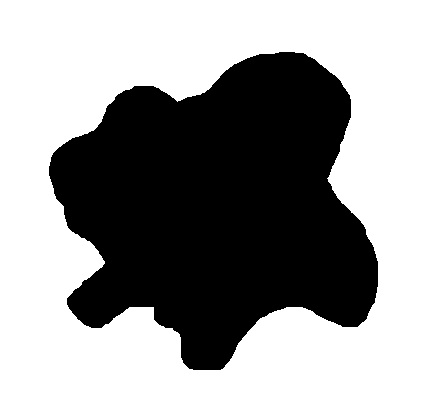
#> input picture input/img1.png, 433 x 397 px; its folder holds only this picture in this run
$ jupyter execute code.ipynb
#> lines starting #> are read from the running program, lines starting #| are printed output that depends on the picture; after the words box and inside, x2 and y2 are one past the last pixel; in counts of white or black regions, pixels touching at a corner belong together
[cell 1]
import cv2
import os
import math

[cell 2]
# Input and output directories
input_folder = "../input"
output_folder = "../output"

if not os.path.exists(output_folder):
    os.makedirs(output_folder)

[cell 3]
# Function to calculate the length of the major axis
def calculate_major_axis_length(contour):
    major_axis_length = 0
    for i in range(len(contour)):
        for j in range(i + 1, len(contour)):
            dist = math.dist(contour[i][0], contour[j][0])
            if dist > major_axis_length:
                major_axis_length = dist
    return major_axis_length

[cell 4]
# Function to calculate the start and end points of the major axis
def calculate_major_axis_endpoints(contour):
    major_axis_length = 0
    major_axis_x1, major_axis_y1, major_axis_x2, major_axis_y2 = 0, 0, 0, 0
    for i in range(len(contour)):
        for j in range(i + 1, len(contour)):
            dist = math.dist(contour[i][0], contour[j][0])
            if dist > major_axis_length:
                major_axis_length = dist
                major_axis_x1, major_axis_y1 = contour[i][0]
                major_axis_x2, major_axis_y2 = contour[j][0]
    return major_axis_x1, major_axis_y1, major_axis_x2, major_axis_y2

[cell 5]
# Function to calculate and draw a specific property on the image
def calculate_and_draw_property(image, contour, property_name):
    text_color = (0, 0, 255)  # Red color

    if property_name == 'Area':
        area = cv2.contourArea(contour)
        cv2.putText(image, f"Total surface area = {area:.2f} pixels", (10, 20), cv2.FONT_HERSHEY_SIMPLEX, 0.5, text_color, 2)

    elif property_name == 'Perimeter':
        perimeter = cv2.arcLength(contour, closed=True)
        cv2.putText(image, f"Perimeter = {perimeter:.2f} pixels", (10, 20), cv2.FONT_HERSHEY_SIMPLEX, 0.5, text_color, 2)
        cv2.drawContours(image, [contour], -1, text_color, 2)

    elif property_name == 'MajorAxis':
        major_axis_length = calculate_major_axis_length(contour)
        major_axis_x1, major_axis_y1, major_axis_x2, major_axis_y2 = calculate_major_axis_endpoints(contour)
        cv2.line(image, (major_axis_x1, major_axis_y1), (major_axis_x2, major_axis_y2), text_color, 2)
        cv2.putText(image, f"Major Axis Length = {major_axis_length:.2f} pixels", (10, 20), cv2.FONT_HERSHEY_SIMPLEX, 0.5, text_color, 2)

    elif property_name == 'Centroid':
        moments = cv2.moments(contour)
        centroid_x = int(moments["m10"] / moments["m00"])
        centroid_y = int(moments["m01"] / moments["m00"])
        cv2.circle(image, (centroid_x, centroid_y), 3, text_color, -1)  # Draw the centroid point
        cv2.putText(image, f"Centroid = ({centroid_x}, {centroid_y})", (10, 20), cv2.FONT_HERSHEY_SIMPLEX, 0.5, text_color, 2)

    elif property_name == 'Circle':
        (enclosing_circle_x, enclosing_circle_y), enclosing_circle_radius = cv2.minEnclosingCircle(contour)
        cv2.circle(image, (int(enclosing_circle_x), int(enclosing_circle_y)), int(enclosing_circle_radius), text_color, 2)

[cell 6]
# Process each image in the input folder
for filename in os.listdir(input_folder):

    if filename.endswith(".jpg") or filename.endswith(".png"):

        curent_image = cv2.imread(os.path.join(input_folder, filename))
#> curent_image is the input picture: shape (397, 433, 3); 59.4% white; 1 black region, box (x1, y1, x2, y2) and area: (49, 52, 378, 370) 69791

        properties = ['Area', 'Perimeter', 'MajorAxis', 'Centroid', 'Circle']
        for property_name in properties:
            image = curent_image.copy()
            gray = cv2.cvtColor(image, cv2.COLOR_BGR2GRAY)
            edges = cv2.Canny(gray, threshold1=30, threshold2=100)
            contours, _ = cv2.findContours(edges, cv2.RETR_EXTERNAL, cv2.CHAIN_APPROX_SIMPLE)

            for contour in contours:
                image_copy = image.copy()
                calculate_and_draw_property(image_copy, contour, property_name)

                name = filename.split('.')[0] + "_outputs"
                output_folde = "../output/"+name
                if not os.path.exists(output_folde):
                    os.makedirs(output_folde)
                output_filename = os.path.join(output_folde, f"{filename.split('.')[0]}_{property_name}.png")
                cv2.imwrite(output_filename, image_copy)
#> this loop made 5 passes
#> pass 1, `edges = cv2.Canny(gray, threshold1=30, threshold2=100)`:
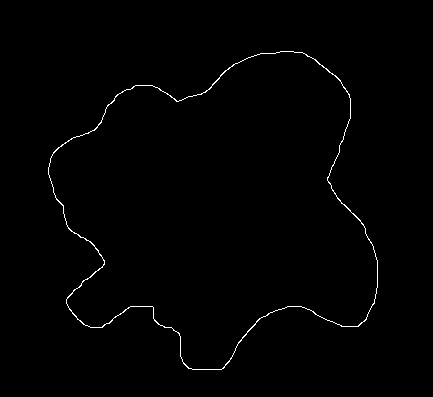
#> edges: shape (397, 433); 0.75% white in thin lines or dots, all inside (x1, y1, x2, y2) = (48, 51, 378, 370)
#> pass 1, `cv2.imwrite(output_filename, image_copy)`:
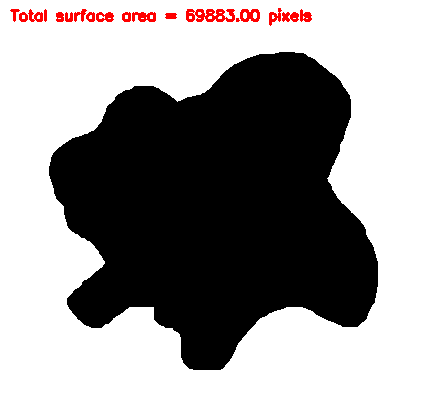
#> saved as img1_Area.png: shape (397, 433, 3); mean B, G, R 148.6, 148.6, 151.5
#> pass 2, `cv2.imwrite(output_filename, image_copy)`:
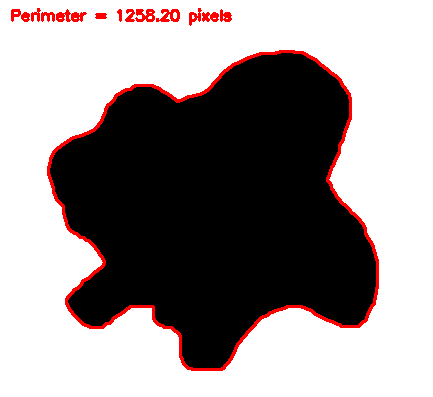
#> saved as img1_Perimeter.png: shape (397, 433, 3); mean B, G, R 146.1, 146.1, 154.4
#> after the loop:
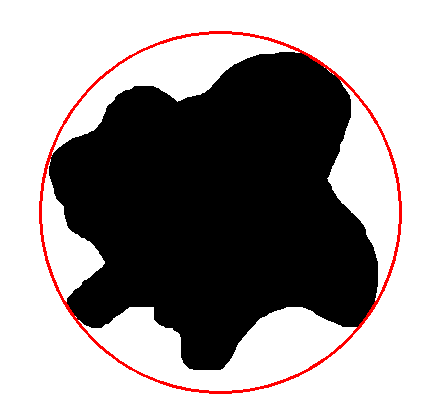
#> image_copy: shape (397, 433, 3); mean B, G, R 146.6, 146.6, 151.5
        print(f"{filename} is proccessed")

print("Processing complete. 'output' folder shall contain results")

$ run again, on input/img5.png
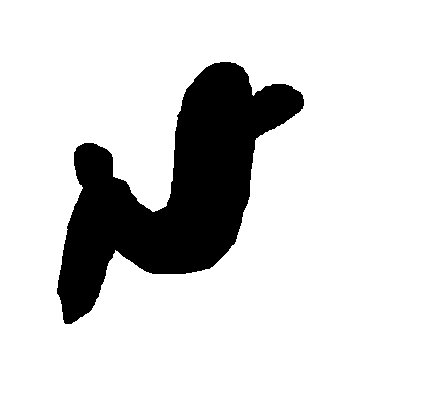
#> input picture input/img5.png, 433 x 397 px
#> curent_image is the input picture: shape (397, 433, 3); 84.2% white; 1 black region, box (x1, y1, x2, y2) and area: (57, 62, 304, 324) 27118
#> the loop `for property_name in properties:` made 5 passes
#> pass 1, `edges = cv2.Canny(gray, threshold1=30, threshold2=100)`:
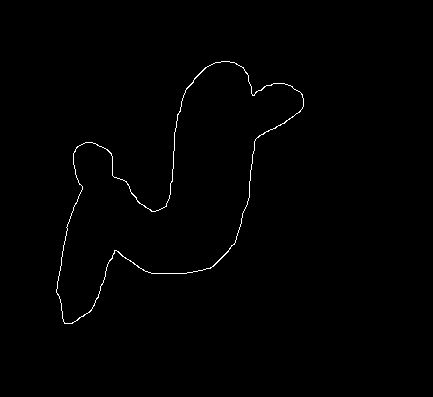
#> edges: shape (397, 433); 0.61% white in thin lines or dots, all inside (x1, y1, x2, y2) = (56, 61, 304, 324)
#> after the loop `for property_name in properties:`:
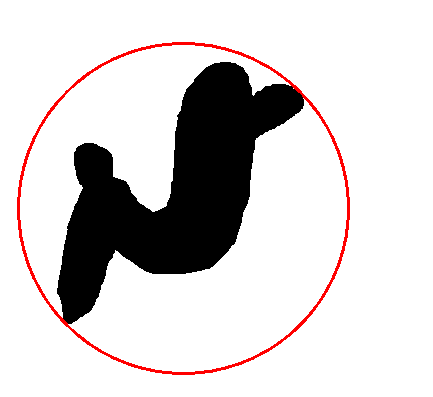
#> image_copy: shape (397, 433, 3); mean B, G, R 210.2, 210.2, 214.8

$ run again, on input/img2.png
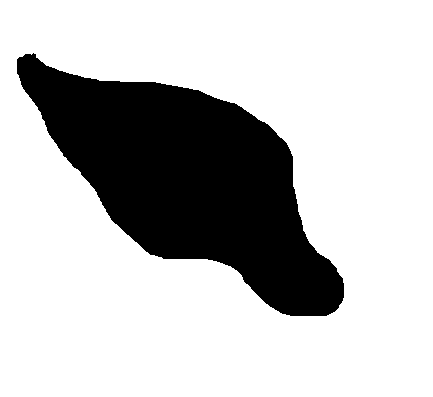
#> input picture input/img2.png, 433 x 397 px
#> curent_image is the input picture: shape (397, 433, 3); 75.9% white; 1 black region, box (x1, y1, x2, y2) and area: (17, 53, 344, 316) 41446
#> the loop `for property_name in properties:` made 5 passes
#> pass 1, `edges = cv2.Canny(gray, threshold1=30, threshold2=100)`:
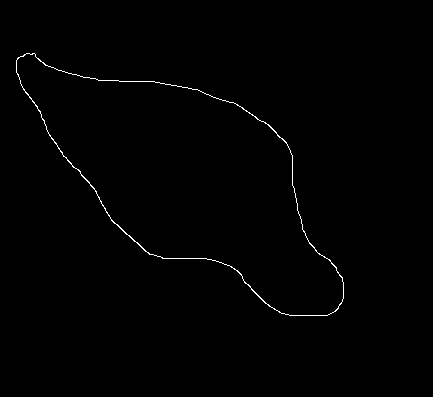
#> edges: shape (397, 433); 0.59% white in thin lines or dots, all inside (x1, y1, x2, y2) = (16, 53, 344, 316)
#> pass 2, `cv2.imwrite(output_filename, image_copy)`:
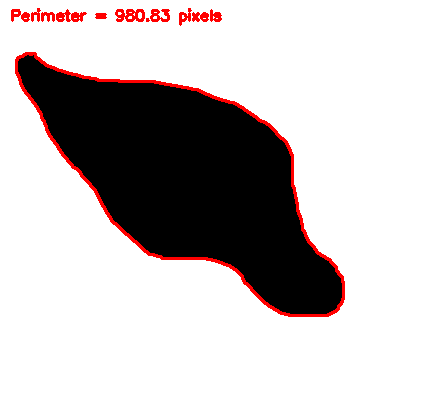
#> saved as img2_Perimeter.png: shape (397, 433, 3); mean B, G, R 189, 189, 195.8

$ run again, on input/img3.png
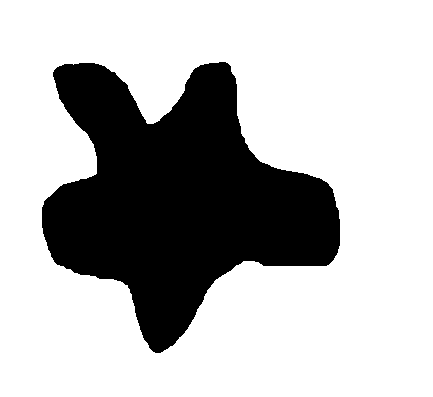
#> input picture input/img3.png, 433 x 397 px
#> curent_image is the input picture: shape (397, 433, 3); 72.3% white; 1 black region, box (x1, y1, x2, y2) and area: (42, 62, 340, 353) 47660
#> the loop `for property_name in properties:` made 5 passes
#> pass 1, `edges = cv2.Canny(gray, threshold1=30, threshold2=100)`:
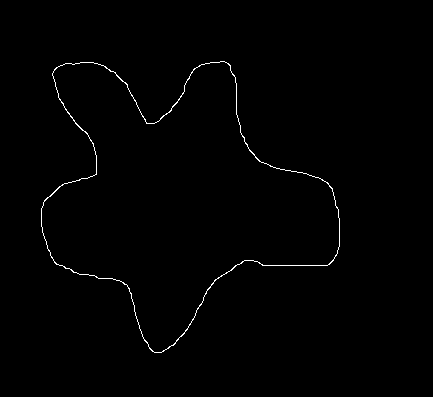
#> edges: shape (397, 433); 0.69% white in thin lines or dots, all inside (x1, y1, x2, y2) = (41, 61, 340, 353)
#> after the loop `for property_name in properties:`:
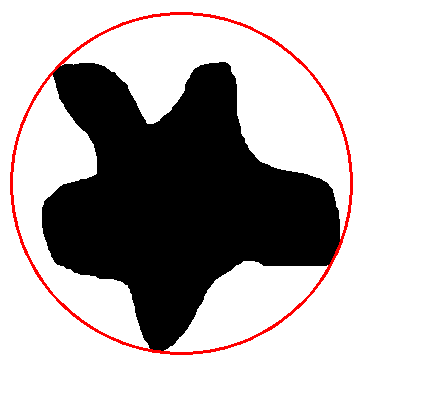
#> image_copy: shape (397, 433, 3); mean B, G, R 179.7, 179.7, 184.4

$ run again, on input/img4.png
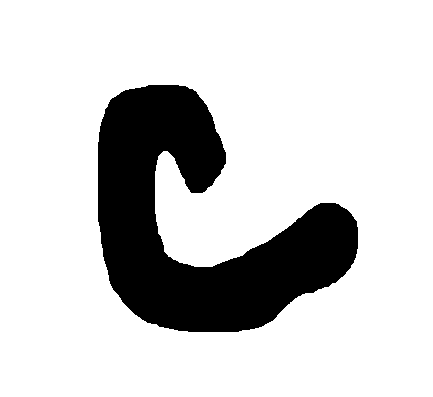
#> input picture input/img4.png, 433 x 397 px
#> curent_image is the input picture: shape (397, 433, 3); 81.4% white; 1 black region, box (x1, y1, x2, y2) and area: (98, 85, 358, 332) 31945
#> the loop `for property_name in properties:` made 5 passes
#> pass 2, `cv2.imwrite(output_filename, image_copy)`:
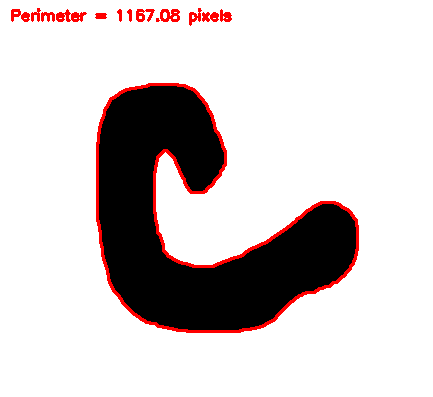
#> saved as img4_Perimeter.png: shape (397, 433, 3); mean B, G, R 202.7, 202.7, 210.3
